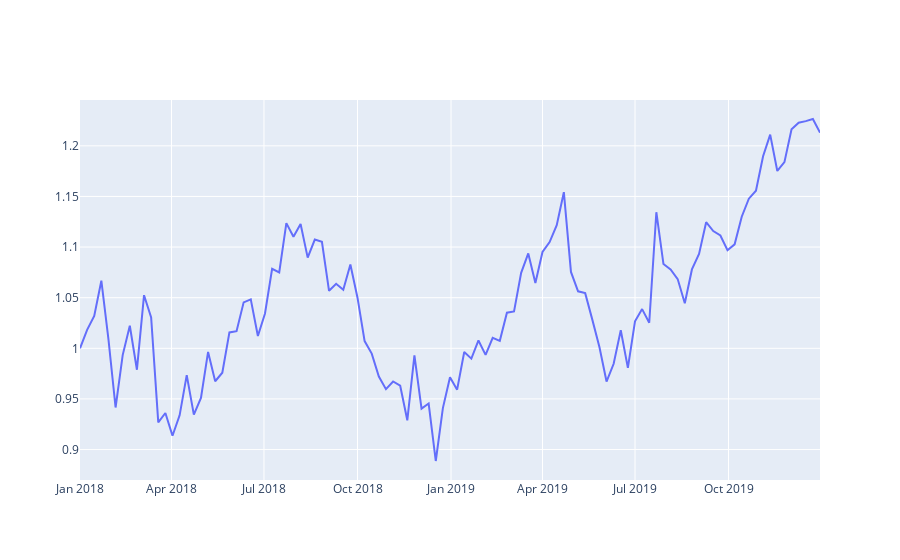

Write notebook code for a chart like this one.
### Markdown cell above
Display the evolution of `GOOG`  with a line plot.

### Code cell
fig = go.Figure()
fig.add_trace(
    go.Scatter(x=df['date'], y= df['GOOG'])
)
fig.show()
